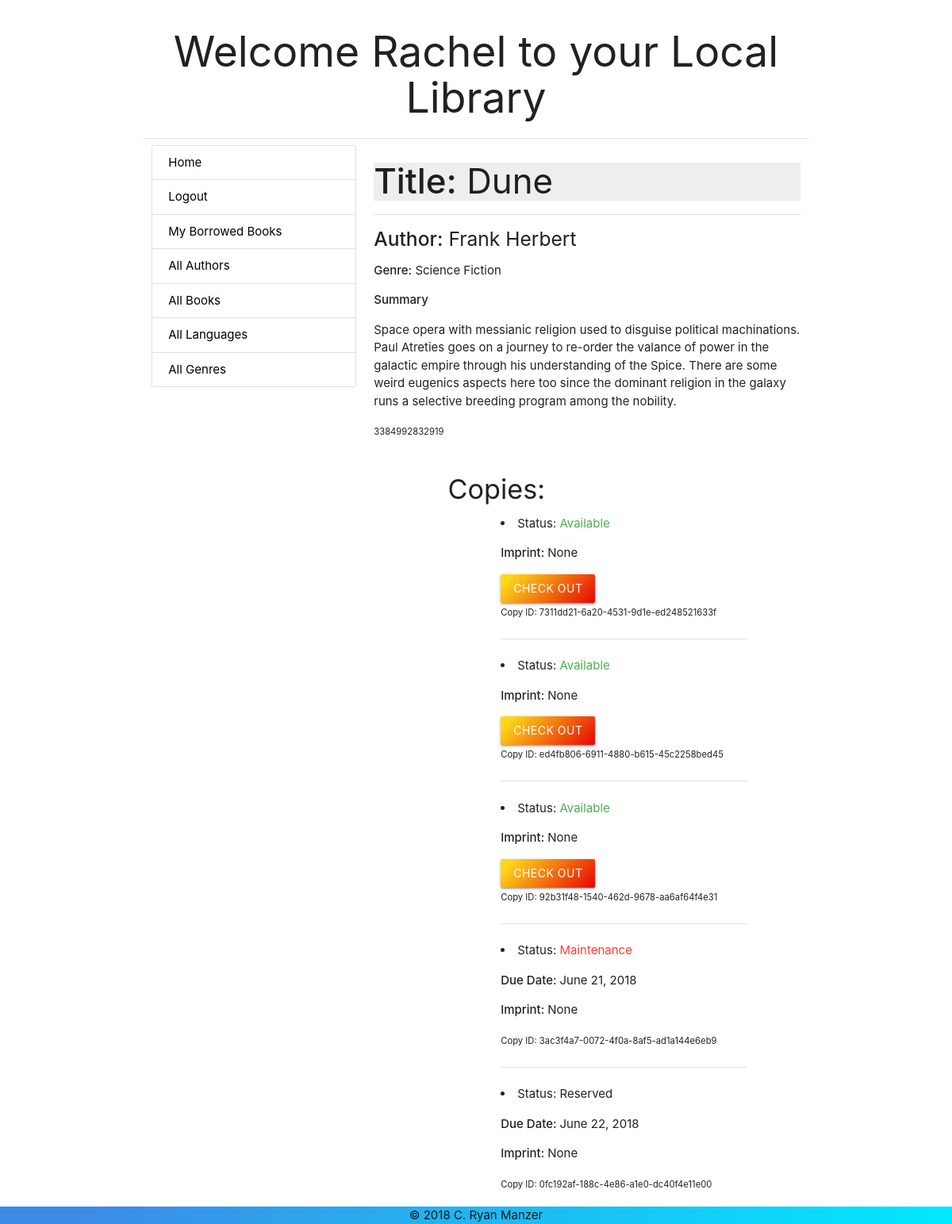
The page /catalog/book/5/dune (signed in) on the database its author committed.
### catalog/models.py (models this page shows, shortened)
class Book(models.Model):
    date_created = models.DateTimeField(auto_now_add=True)
    date_modified = models.DateTimeField(auto_now=True)
    created_by = models.ForeignKey('auth.User', related_name='books_created', on_delete=models.SET_NULL, null=True)
    modified_by = models.ForeignKey('auth.User', related_name='books_modified', on_delete=models.SET_NULL, null=True, blank=True)
    title = models.CharField(max_length=200, blank=True, null=True, db_index=True, help_text='Enter the book\'s title')
    author = models.ManyToManyField('Author')
    summary=models.TextField(blank=True, null=True, help_text='Enter a brief description of the book.')
    isbn = models.CharField('ISBN',max_length=13, blank=True, null=True, help_text='13 Character <a href="https://www.isbn-international.org/content/what-isbn">ISBN number</a>')
    genre = models.ManyToManyField('Genre')
    slug = models.SlugField(max_length=30, db_index=True)
    class Meta:
        ordering = ['title', ]
    def display_author(self):
      return ', '.join([f'{author.first_name} {author.last_name}' for author in self.author.all()])
    display_author.short_description = 'Author(s)'
    def display_genre(self):
       return ', '.join(genre.name for genre in self.genre.all())
    display_genre.short_description='Genre(s)'

class Author(models.Model):
    date_created = models.DateTimeField(auto_now_add=True)
    date_modified = models.DateTimeField(auto_now=True)
    created_by = models.ForeignKey('auth.User', related_name='authors_created', on_delete=models.SET_NULL, null=True)
    modified_by = models.ForeignKey('auth.User', related_name='authors_modified', on_delete=models.SET_NULL, null=True)
    first_name = models.CharField(max_length=100, blank=True, null=True, help_text='The first name of the author.')
    last_name = models.CharField(max_length=100, blank=True, db_index=True, null=True, help_text='The last name of the author.')
    date_of_birth = models.DateField(null=True, blank=True)
    date_of_death = models.DateField('Died', null=True, blank=True)
    slug = models.SlugField(max_length=50, db_index=True)
    class Meta:
      ordering = ['last_name', 'first_name']

class Genre(models.Model):
    date_created = models.DateTimeField(auto_now_add=True)
    date_modified = models.DateTimeField(auto_now=True)
    created_by = models.ForeignKey('auth.User', related_name='genres_created', null=True, on_delete=models.SET_NULL)
    modified_by = models.ForeignKey('auth.User', related_name='genres_modified', null=True, on_delete=models.SET_NULL)
    name = models.CharField(max_length=200, blank=True, null=True, help_text='A genre of literature that can be applied to bookd.')

class BookInstance(models.Model):
    date_created = models.DateTimeField(auto_now_add=True)
    date_modified = models.DateTimeField(auto_now=True)
    created_by = models.ForeignKey('auth.User', related_name='instances_created', on_delete=models.SET_NULL, null=True)
    modified_by = models.ForeignKey('auth.User', related_name='instances_modified', on_delete=models.SET_NULL, null=True)
    id = models.UUIDField(primary_key=True, default=uuid.uuid4, help_text='Unique ID for this book across the entire library')
    book = models.ForeignKey('Book', on_delete=models.SET_NULL, null=True)
    imprint = models.CharField(max_length=200, blank=True, null=True, help_text='The publisher\'s trade name.')
    due_date = models.DateField(null=True, blank=True, db_index=True, help_text='The date this book is due back (if checked out).')
    language = models.ForeignKey('Language', on_delete=models.SET_NULL, null=True, related_name='books')
    borrower = models.ForeignKey('auth.User', on_delete=models.SET_NULL, null=True, blank=True, related_name='borrowed_books')
    LOAN_STATUS = (
      ('m', 'Maintenance'),
      ('o', 'On Loan'),
      ('a', 'Available'),
      ('r', 'Reserved'),
    )
    status = models.CharField(max_length=1, choices=LOAN_STATUS, blank=True, null=True, default='m',help_text='Book availability')
    class Meta:
      ordering = ['due_date', ]
      permissions = (
        ('can_mark_returned', 'Mark books as returned'),
      )

### catalog/views.py (the view)
# urls.py: path('book/<int:id>/<slug:slug>',views.BookDetailView.as_view(), name='book-detail'),
class BookDetailView(LoginRequiredMixin, generic.DetailView):
    model = Book

### catalog/templates/catalog/book_detail.html (shortened to what this page needs)
{% extends "catalog/base_index.html" %}
{% block content %}
    <div class="row">
        <div class="col s12 ">
            <h3 class="grey lighten-3"><strong>Title:</strong> {{book.title}}</h3>
            <div class="divider"></div>
            <h5><strong>Author:</strong> {{book.display_author}}</h5>
            <p><strong>Genre:</strong> {{book.display_genre}} </p>
            <p><strong>Summary</strong> </p>
            <p>{{book.summary}}</p>
            <small>{{book.isbn}}</small>
        </div>
    </div>
    <div class="row">
        <div class="col s10 offset-s2">
            <h4>Copies:</h4>
            <div class="container">
                {% for inst in book.bookinstance_set.all %}
                    <li class="collection-item">
                        <span>Status: </span>
                        <span class="title {% if inst.status == 'a' %}green-text darken-1 {% elif inst.status == 'm' %}red-text darken-1 {% else %} text-orange {% endif %}"> {{inst.get_status_display}}</span>
                        {% if inst.status != 'a' %} <p><strong> Due Date: </strong> {{inst.due_date}}</p> {% endif %}
                        <p><strong>Imprint: </strong>{{inst.imprint}} </p>
                        {% if inst.status == 'a' %}
                        <form class="" action="{% url 'catalog:check-out' inst.id %}" method="post">
                            <button type="submit" class="btn btn-block waves-effect waves-dark gd-brightorange">Check Out</button>
                        </form>
                        {% endif %}
                        <small class="text-grey lighten-1">Copy ID: {{inst.id}}</small>
                    </li>
                    {% if not forloop.last %}
                    <br>
                    <div class="divider">
                    </div>
                    <br>
                    {% endif %}
                {% endfor %}
            </div>
        </div>
    </div>
{% endblock %}

### catalog/templates/catalog/base_index.html (shortened to what this page needs)
{% extends "catalog/base.html" %}
{% block body %}
<div class="container">
    <section class="center-align">
        <h2 class="">Welcome {% if user %}{{user.first_name}}{% endif %} to your Local Library</h2>
    </section>
    <div class="divider">
    </div>
    <div class="row">
        <div class="col s4 ">
            {% block sidebar %}
                <div class="collection ">
                    <a href="{% url 'catalog:index'%}" class="collection-item black-text ">Home</a>
                    {% if user.is_authenticated%}
                        <a class='collection-item black-text' href="{% url 'logout' %}">Logout</a>
                        <a class="collection-item black-text" href="{% url 'catalog:my-borrowed-books' %}">My Borrowed Books</a>
                    {% else %}
                        <a class='collection-item black-text' href="{% url 'login' %}">Login</a>
                    {% endif %}
                    <a href="{% url 'catalog:authors' %}" class="collection-item black-text"><span class=" badge">{{num_authors}}</span>All Authors</a>
                    <a href="{% url 'catalog:books' %}" class="collection-item black-text"><span class=" badge">{{num_books}}</span>All Books</a>
                    <a href="{% url 'catalog:languages' %}" class="collection-item black-text"><span class=" badge">{{num_languages}}</span>All Languages</a>
                    <a href="{% url 'catalog:genre-list' %}" class="collection-item black-text"><span class=" badge">{{num_genres}}</span>All Genres</a>
                </div>
            {% endblock %}
        </div>
        <div class="col s8">
            {% block content %}{% endblock %}
        </div>
    </div>
</div>
<footer class='gd-morebluer '>
    <span>© 2018 C. Ryan Manzer </span>
</footer>
{% endblock %}

### static/css/main.css (style rules this page uses)
footer { position: fixed; left: 0; bottom: 0; width: 100%; text-align: center; margin-top: 1em; }
.gd-brightorange { background-image: linear-gradient(135deg, #FDD819 10%, #E80505 100%); }
.gd-morebluer { background-image: linear-gradient(135deg, #3C8CE7 10%, #00EAFF 100%); }

### rows shown on the page
Book: title "Dune", display_author "Frank Herbert", display_genre "Science Fiction", summary "Space opera with messianic religion used to disguise political machinations. Paul Atreties goes on a journey to re-order the valance of power in the galactic empire through his understanding of the Spice. There are some weird eugenics aspects here too since the dominant religion in the galaxy runs a selective breeding program among the nobility.", isbn "3384992832919"
BookInstance: status "Available", imprint "None", shows "CHECK OUT", id "7311dd21-6a20-4531-9d1e-ed248521633f"
BookInstance: status "Available", imprint "None", shows "CHECK OUT", id "ed4fb806-6911-4880-b615-45c2258bed45"
BookInstance: status "Available", imprint "None", shows "CHECK OUT", id "92b31f48-1540-462d-9678-aa6af64f4e31"
BookInstance: status "Maintenance", due_date "June 21, 2018", imprint "None", id "3ac3f4a7-0072-4f0a-8af5-ad1a144e6eb9"
BookInstance: status "Reserved", due_date "June 22, 2018", imprint "None", id "0fc192af-188c-4e86-a1e0-dc40f4e11e00"

### other values the page prints
{{ user.first_name }} "Rachel"
